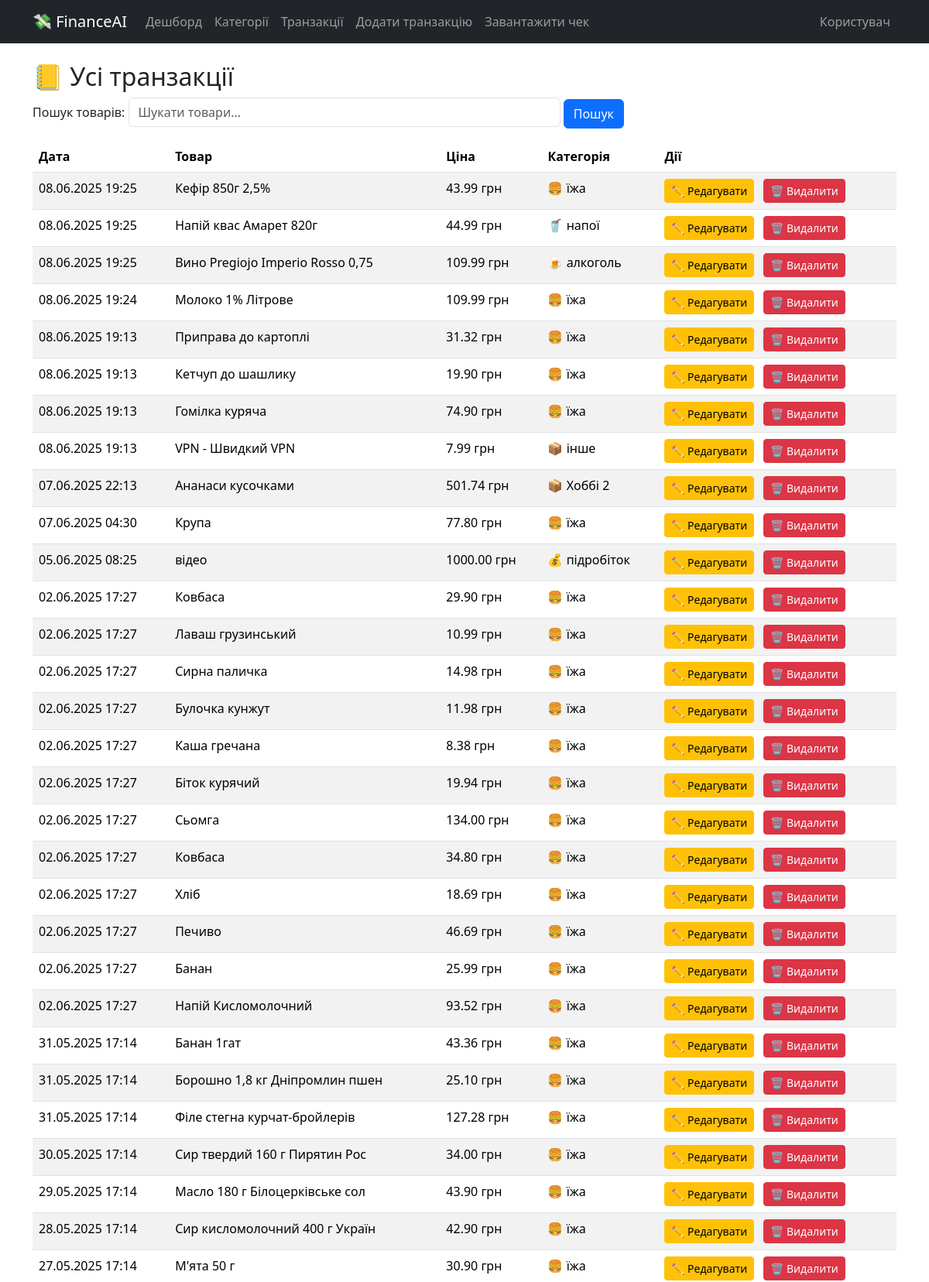
Screenshot of /transactions/ (upper part) with the database file from the repository.
### core/models.py (models this page shows, shortened)
class Transaction(models.Model):
    TRANSACTION_TYPES = [
        ('expense', 'Витрата'),
        ('income', 'Прибуток'),
    ]
    name = models.CharField(max_length=255, verbose_name="Назва")
    price = models.DecimalField(max_digits=10, decimal_places=2, verbose_name="Сума")
    category = models.ForeignKey(Category, on_delete=models.SET_NULL, null=True, blank=True, verbose_name="Категорія")
    transaction_type = models.CharField(max_length=10, choices=TRANSACTION_TYPES, default='expense', verbose_name="Тип")
    created_at = models.DateTimeField(default=now, verbose_name="Створено")  # Змінено з auto_now_add на default
    class Meta:
        verbose_name = "Транзакція"
        verbose_name_plural = "Транзакції"
        ordering = ['-created_at']
    def __getitem__(self, key):
        return getattr(self, key)

class Category(models.Model):
    name = models.CharField(max_length=100, unique=True, verbose_name="Назва категорії")
    icon = models.CharField(max_length=10, default="📦", verbose_name="Іконка")
    is_default = models.BooleanField(default=False, verbose_name="Базова категорія")
    is_income = models.BooleanField(default=False, verbose_name="Категорія прибутку")
    created_at = models.DateTimeField(auto_now_add=True, verbose_name="Створено")
    class Meta:
        verbose_name = "Категорія"
        verbose_name_plural = "Категорії"
        ordering = ['name']

### core/views.py (the view)
# urls.py: path('transactions/', transaction_list, name='transaction_list'),
def transaction_list(request):
    search_query = request.GET.get('search', '')  # Отримання параметра пошуку
    if search_query:
        transactions = Transaction.objects.filter(Q(name__icontains=search_query))
    else:
        transactions = Transaction.objects.all()
    return render(request, 'core/transaction_list.html', {'transactions': transactions, 'search_query': search_query})

### core/templates/core/transaction_list.html (shortened to what this page needs)
{% extends 'core/base.html' %}
{% block content %}
<h2>📒 Усі транзакції</h2>
<form method="GET" action="{% url 'transaction_list' %}" class="search-bar mb-3">
    <label for="search-input" class="form-label">Пошук товарів:</label>
    <input type="text" id="search-input" name="search" class="form-control d-inline-block w-50" placeholder="Шукати товари..." value="{{ search_query }}">
    <button type="submit" class="btn btn-primary">Пошук</button>
</form>
<table class="table table-striped">
    <thead>
        <tr>
            <th>Дата</th>
            <th>Товар</th>
            <th>Ціна</th>
            <th>Категорія</th>
            <th>Дії</th>
        </tr>
    </thead>
    <tbody>
        {% for t in transactions %}
        <tr>
            <td>{{ t.created_at|date:"d.m.Y H:i" }}</td>
            <td>{{ t.name }}</td>
            <td>{{ t.price }} грн</td>
            <td>
                {% if t.category %}
                    {{ t.category.icon }} {{ t.category.name }}
                {% else %}
                    Без категорії
                {% endif %}
            </td>
            <td>
                <a href="{% url 'edit_transaction' t.id %}" class="btn btn-sm btn-warning me-2">
                    ✏️ Редагувати
                </a>
                <a href="{% url 'delete_transaction' t.id %}" class="btn btn-sm btn-danger">
                    🗑️ Видалити
                </a>
            </td>
        </tr>
        {% endfor %}
    </tbody>
</table>
{% endblock %}

### core/templates/core/base.html (shortened to what this page needs)
<!DOCTYPE html>
<html lang="uk">
<head>
    <link href="https://cdn.jsdelivr.net/npm/bootstrap@5.3.2/dist/css/bootstrap.min.css" rel="stylesheet">
</head>
<body>
<nav class="navbar navbar-expand-lg navbar-dark bg-dark mb-4">
    <div class="container">
        <a class="navbar-brand" href="{% url 'dashboard' %}">💸 FinanceAI</a>
        <div class="collapse navbar-collapse">
            <ul class="navbar-nav w-100 d-flex">
                <li class="nav-item"><a class="nav-link" href="{% url 'dashboard' %}">Дешборд</a></li>
                <li class="nav-item"><a class="nav-link" href="{% url 'category_list' %}">Категорії</a></li>
                <li class="nav-item"><a class="nav-link" href="{% url 'transaction_list' %}">Транзакції</a></li>
                <li class="nav-item"><a class="nav-link" href="{% url 'manual_transaction' %}">Додати транзакцію</a></li>
                <li class="nav-item"><a class="nav-link" href="{% url 'upload_check' %}">Завантажити чек</a></li>
                <li class="nav-item ms-auto"><a class="nav-link" href="{% url 'user_profile' %}">Користувач</a></li>
            </ul>
        </div>
    </div>
</nav>
<div class="container">{% block content %}{% endblock %}</div>
</body>
</html>

### rows the page displays
Transaction: created_at "08.06.2025 19:25", name "Кефір 850г 2,5%", price "43.99", category.icon "🍔", category.name "їжа"
Transaction: created_at "08.06.2025 19:25", name "Напій квас Амарет 820г", price "44.99", category.icon "🥤", category.name "напої"
Transaction: created_at "08.06.2025 19:25", name "Вино Pregiojo Imperio Rosso 0,75", price "109.99", category.icon "🍺", category.name "алкоголь"
Transaction: created_at "08.06.2025 19:24", name "Молоко 1% Літрове", price "109.99", category.icon "🍔", category.name "їжа"
Transaction: created_at "08.06.2025 19:13", name "Приправа до картоплі", price "31.32", category.icon "🍔", category.name "їжа"
Transaction: created_at "08.06.2025 19:13", name "Кетчуп до шашлику", price "19.90", category.icon "🍔", category.name "їжа"
Transaction: created_at "08.06.2025 19:13", name "Гомілка куряча", price "74.90", category.icon "🍔", category.name "їжа"
Transaction: created_at "08.06.2025 19:13", name "VPN - Швидкий VPN", price "7.99", category.icon "📦", category.name "інше"
Transaction: created_at "07.06.2025 22:13", name "Ананаси кусочками", price "501.74", category.icon "📦", category.name "Хоббі 2"
Transaction: created_at "07.06.2025 04:30", name "Крупа", price "77.80", category.icon "🍔", category.name "їжа"
Transaction: created_at "05.06.2025 08:25", name "відео", price "1000.00", category.icon "💰", category.name "підробіток"
Transaction: created_at "02.06.2025 17:27", name "Ковбаса", price "29.90", category.icon "🍔", category.name "їжа"
Transaction: created_at "02.06.2025 17:27", name "Лаваш грузинський", price "10.99", category.icon "🍔", category.name "їжа"
Transaction: created_at "02.06.2025 17:27", name "Сирна паличка", price "14.98", category.icon "🍔", category.name "їжа"
Transaction: created_at "02.06.2025 17:27", name "Булочка кунжут", price "11.98", category.icon "🍔", category.name "їжа"
Transaction: created_at "02.06.2025 17:27", name "Каша гречана", price "8.38", category.icon "🍔", category.name "їжа"
Transaction: created_at "02.06.2025 17:27", name "Біток курячий", price "19.94", category.icon "🍔", category.name "їжа"
Transaction: created_at "02.06.2025 17:27", name "Сьомга", price "134.00", category.icon "🍔", category.name "їжа"
Transaction: created_at "02.06.2025 17:27", name "Ковбаса", price "34.80", category.icon "🍔", category.name "їжа"
Transaction: created_at "02.06.2025 17:27", name "Хліб", price "18.69", category.icon "🍔", category.name "їжа"
Transaction: created_at "02.06.2025 17:27", name "Печиво", price "46.69", category.icon "🍔", category.name "їжа"
Transaction: created_at "02.06.2025 17:27", name "Банан", price "25.99", category.icon "🍔", category.name "їжа"
Transaction: created_at "02.06.2025 17:27", name "Напій Кисломолочний", price "93.52", category.icon "🍔", category.name "їжа"
Transaction: created_at "31.05.2025 17:14", name "Банан 1гат", price "43.36", category.icon "🍔", category.name "їжа"
Transaction: created_at "31.05.2025 17:14", name "Борошно 1,8 кг Дніпромлин пшен", price "25.10", category.icon "🍔", category.name "їжа"
Transaction: created_at "31.05.2025 17:14", name "Філе стегна курчат-бройлерів", price "127.28", category.icon "🍔", category.name "їжа"
Transaction: created_at "30.05.2025 17:14", name "Сир твердий 160 г Пирятин Рос", price "34.00", category.icon "🍔", category.name "їжа"
Transaction: created_at "29.05.2025 17:14", name "Масло 180 г Білоцерківське сол", price "43.90", category.icon "🍔", category.name "їжа"
Transaction: created_at "28.05.2025 17:14", name "Сир кисломолочний 400 г Україн", price "42.90", category.icon "🍔", category.name "їжа"
Transaction: created_at "27.05.2025 17:14", name "М'ята 50 г", price "30.90", category.icon "🍔", category.name "їжа"
